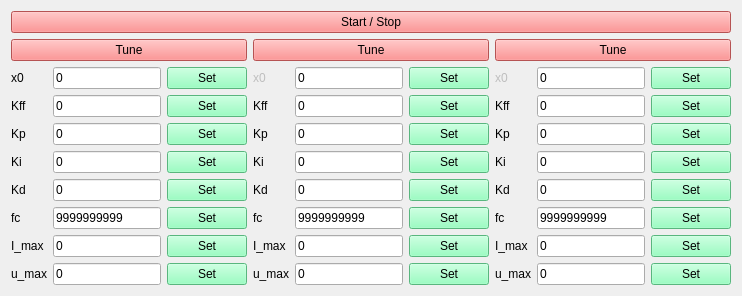
                  <widget class="QWidget" name="tab_method_3">
                   <attribute name="title">
                    <string>Method-3</string>
                   </attribute>
                   <layout class="QGridLayout" name="gridLayout_29">
                    <item row="0" column="0">
                     <widget class="QPushButton" name="button_start_stop_position_control_3">
                      <property name="styleSheet">
                       <string notr="true">background-color: rgb(255, 116, 116);</string>
                      </property>
                      <property name="text">
                       <string>Start / Stop</string>
                      </property>
                     </widget>
                    </item>
                    <item row="1" column="0">
                     <layout class="QGridLayout" name="gridLayout_28">
                      <item row="0" column="0">
                       <widget class="QPushButton" name="button_tune_position_control_m3_1">
                        <property name="styleSheet">
                         <string notr="true">background-color: rgb(255, 116, 116);</string>
                        </property>
                        <property name="text">
                         <string>Tune</string>
                        </property>
                       </widget>
                      </item>
                      <item row="0" column="1">
                       <widget class="QPushButton" name="button_tune_position_control_m3_2">
                        <property name="styleSheet">
                         <string notr="true">background-color: rgb(255, 116, 116);</string>
                        </property>
                        <property name="text">
                         <string>Tune</string>
                        </property>
                       </widget>
                      </item>
                      <item row="0" column="2">
                       <widget class="QPushButton" name="button_tune_position_control_m3_3">
                        <property name="styleSheet">
                         <string notr="true">background-color: rgb(255, 116, 116);</string>
                        </property>
                        <property name="text">
                         <string>Tune</string>
                        </property>
                       </widget>
                      </item>
                     </layout>
                    </item>
                    <item row="2" column="0">
                     <layout class="QGridLayout" name="gridLayout_27">
                      <item row="0" column="0">
                       <layout class="QGridLayout" name="gridLayout_17">
                        <item row="0" column="2">
                         <widget class="QPushButton" name="button_set_x01_pos_m3">
                          <property name="styleSheet">
                           <string notr="true">background-color: rgb(125, 255, 177);</string>
                          </property>
                          <property name="text">
                           <string>Set</string>
                          </property>
                         </widget>
                        </item>
                        <item row="6" column="1">
                         <widget class="QLineEdit" name="line_edit_i_max1_pos_m3">
                          <property name="text">
                           <string>0</string>
                          </property>
                         </widget>
                        </item>
                        <item row="2" column="0">
                         <widget class="QLabel" name="label_74">
                          <property name="text">
                           <string>Kp</string>
                          </property>
                         </widget>
                        </item>
                        <item row="5" column="1">
                         <widget class="QLineEdit" name="line_edit_fc1_pos_m3">
                          <property name="text">
                           <string>9999999999</string>
                          </property>
                         </widget>
                        </item>
                        <item row="6" column="2">
                         <widget class="QPushButton" name="button_set_i_max1_pos_m3">
                          <property name="styleSheet">
                           <string notr="true">background-color: rgb(125, 255, 177);</string>
                          </property>
                          <property name="text">
                           <string>Set</string>
                          </property>
                         </widget>
                        </item>
                        <item row="1" column="2">
                         <widget class="QPushButton" name="button_set_kff1_pos_m3">
                          <property name="styleSheet">
                           <string notr="true">background-color: rgb(125, 255, 177);</string>
                          </property>
                          <property name="text">
                           <string>Set</string>
                          </property>
                         </widget>
                        </item>
                        <item row="7" column="2">
                         <widget class="QPushButton" name="button_set_u_max1_pos_m3">
                          <property name="styleSheet">
                           <string notr="true">background-color: rgb(125, 255, 177);</string>
                          </property>
                          <property name="text">
                           <string>Set</string>
                          </property>
                         </widget>
                        </item>
                        <item row="2" column="1">
                         <widget class="QLineEdit" name="line_edit_kp1_pos_m3">
                          <property name="text">
                           <string>0</string>
                          </property>
                         </widget>
                        </item>
                        <item row="6" column="0">
                         <widget class="QLabel" name="label_75">
                          <property name="text">
                           <string>I_max</string>
                          </property>
                         </widget>
                        </item>
                        <item row="5" column="0">
                         <widget class="QLabel" name="label_76">
                          <property name="text">
                           <string>fc</string>
                          </property>
                         </widget>
                        </item>
                        <item row="7" column="1">
                         <widget class="QLineEdit" name="line_edit_u_max1_pos_m3">
                          <property name="text">
                           <string>0</string>
                          </property>
                         </widget>
                        </item>
                        <item row="3" column="1">
                         <widget class="QLineEdit" name="line_edit_ki1_pos_m3">
                          <property name="text">
                           <string>0</string>
                          </property>
                         </widget>
                        </item>
                        <item row="2" column="2">
                         <widget class="QPushButton" name="button_set_kp1_pos_m3">
                          <property name="styleSheet">
                           <string notr="true">background-color: rgb(125, 255, 177);</string>
                          </property>
                          <property name="text">
                           <string>Set</string>
                          </property>
                         </widget>
                        </item>
                        <item row="0" column="0">
                         <widget class="QLabel" name="label_77">
                          <property name="text">
                           <string>x0</string>
                          </property>
                         </widget>
                        </item>
                        <item row="3" column="0">
                         <widget class="QLabel" name="label_78">
                          <property name="text">
                           <string>Ki</string>
                          </property>
                         </widget>
                        </item>
                        <item row="4" column="0">
                         <widget class="QLabel" name="label_79">
                          <property name="text">
                           <string>Kd</string>
                          </property>
                         </widget>
                        </item>
                        <item row="7" column="0">
                         <widget class="QLabel" name="label_80">
                          <property name="text">
                           <string>u_max</string>
                          </property>
                         </widget>
                        </item>
                        <item row="5" column="2">
                         <widget class="QPushButton" name="button_set_fc1_pos_m3">
                          <property name="styleSheet">
                           <string notr="true">background-color: rgb(125, 255, 177);</string>
                          </property>
                          <property name="text">
                           <string>Set</string>
                          </property>
                         </widget>
                        </item>
                        <item row="3" column="2">
                         <widget class="QPushButton" name="button_set_ki1_pos_m3">
                          <property name="styleSheet">
                           <string notr="true">background-color: rgb(125, 255, 177);</string>
                          </property>
                          <property name="text">
                           <string>Set</string>
                          </property>
                         </widget>
                        </item>
                        <item row="1" column="0">
                         <widget class="QLabel" name="label_81">
                          <property name="text">
                           <string>Kff</string>
                          </property>
                         </widget>
                        </item>
                        <item row="4" column="2">
                         <widget class="QPushButton" name="button_set_kd1_pos_m3">
                          <property name="styleSheet">
                           <string notr="true">background-color: rgb(125, 255, 177);</string>
                          </property>
                          <property name="text">
                           <string>Set</string>
                          </property>
                         </widget>
                        </item>
                        <item row="1" column="1">
                         <widget class="QLineEdit" name="line_edit_kff1_pos_m3">
                          <property name="text">
                           <string>0</string>
                          </property>
                         </widget>
                        </item>
                        <item row="0" column="1">
                         <widget class="QLineEdit" name="line_edit_x01_pos_m3">
                          <property name="text">
                           <string>0</string>
                          </property>
                         </widget>
                        </item>
                        <item row="4" column="1">
                         <widget class="QLineEdit" name="line_edit_kd1_pos_m3">
                          <property name="text">
                           <string>0</string>
                          </property>
                         </widget>
                        </item>
                       </layout>
                      </item>
                      <item row="0" column="1">
                       <layout class="QGridLayout" name="gridLayout_16">
                        <item row="0" column="2">
                         <widget class="QPushButton" name="button_set_x02_pos_m3">
                          <property name="enabled">
                           <bool>true</bool>
                          </property>
                          <property name="styleSheet">
                           <string notr="true">background-color: rgb(125, 255, 177);</string>
                          </property>
                          <property name="text">
                           <string>Set</string>
                          </property>
                         </widget>
                        </item>
                        <item row="6" column="1">
                         <widget class="QLineEdit" name="line_edit_i_max2_pos_m3">
                          <property name="text">
                           <string>0</string>
                          </property>
                         </widget>
                        </item>
                        <item row="2" column="0">
                         <widget class="QLabel" name="label_66">
                          <property name="text">
                           <string>Kp</string>
                          </property>
                         </widget>
                        </item>
                        <item row="5" column="1">
                         <widget class="QLineEdit" name="line_edit_fc2_pos_m3">
                          <property name="text">
                           <string>9999999999</string>
                          </property>
                         </widget>
                        </item>
                        <item row="6" column="2">
                         <widget class="QPushButton" name="button_set_i_max2_pos_m3">
                          <property name="styleSheet">
                           <string notr="true">background-color: rgb(125, 255, 177);</string>
                          </property>
                          <property name="text">
                           <string>Set</string>
                          </property>
                         </widget>
                        </item>
                        <item row="1" column="2">
                         <widget class="QPushButton" name="button_set_kff2_pos_m3">
                          <property name="styleSheet">
                           <string notr="true">background-color: rgb(125, 255, 177);</string>
                          </property>
                          <property name="text">
                           <string>Set</string>
                          </property>
                         </widget>
                        </item>
                        <item row="7" column="2">
                         <widget class="QPushButton" name="button_set_u_max2_pos_m3">
                          <property name="styleSheet">
                           <string notr="true">background-color: rgb(125, 255, 177);</string>
                          </property>
                          <property name="text">
                           <string>Set</string>
                          </property>
                         </widget>
                        </item>
                        <item row="2" column="1">
                         <widget class="QLineEdit" name="line_edit_kp2_pos_m3">
                          <property name="text">
                           <string>0</string>
                          </property>
                         </widget>
                        </item>
                        <item row="6" column="0">
                         <widget class="QLabel" name="label_67">
                          <property name="text">
                           <string>I_max</string>
                          </property>
                         </widget>
                        </item>
                        <item row="5" column="0">
                         <widget class="QLabel" name="label_68">
                          <property name="text">
                           <string>fc</string>
                          </property>
                         </widget>
                        </item>
                        <item row="7" column="1">
                         <widget class="QLineEdit" name="line_edit_u_max2_pos_m3">
                          <property name="text">
                           <string>0</string>
                          </property>
                         </widget>
                        </item>
                        <item row="3" column="1">
                         <widget class="QLineEdit" name="line_edit_ki2_pos_m3">
                          <property name="text">
                           <string>0</string>
                          </property>
                         </widget>
                        </item>
                        <item row="2" column="2">
                         <widget class="QPushButton" name="button_set_kp2_pos_m3">
                          <property name="styleSheet">
                           <string notr="true">background-color: rgb(125, 255, 177);</string>
                          </property>
                          <property name="text">
                           <string>Set</string>
                          </property>
                         </widget>
                        </item>
                        <item row="0" column="0">
                         <widget class="QLabel" name="label_69">
                          <property name="enabled">
                           <bool>false</bool>
                          </property>
                          <property name="text">
                           <string>x0</string>
                          </property>
                         </widget>
                        </item>
                        <item row="3" column="0">
                         <widget class="QLabel" name="label_70">
                          <property name="text">
                           <string>Ki</string>
                          </property>
                         </widget>
                        </item>
                        <item row="4" column="0">
                         <widget class="QLabel" name="label_71">
                          <property name="text">
                           <string>Kd</string>
                          </property>
                         </widget>
                        </item>
                        <item row="7" column="0">
                         <widget class="QLabel" name="label_72">
                          <property name="text">
                           <string>u_max</string>
                          </property>
                         </widget>
                        </item>
                        <item row="5" column="2">
                         <widget class="QPushButton" name="button_set_fc2_pos_m3">
                          <property name="styleSheet">
                           <string notr="true">background-color: rgb(125, 255, 177);</string>
                          </property>
                          <property name="text">
                           <string>Set</string>
                          </property>
                         </widget>
                        </item>
                        <item row="3" column="2">
                         <widget class="QPushButton" name="button_set_ki2_pos_m3">
                          <property name="styleSheet">
                           <string notr="true">background-color: rgb(125, 255, 177);</string>
                          </property>
                          <property name="text">
                           <string>Set</string>
                          </property>
                         </widget>
                        </item>
                        <item row="1" column="0">
                         <widget class="QLabel" name="label_73">
                          <property name="text">
                           <string>Kff</string>
                          </property>
                         </widget>
                        </item>
                        <item row="4" column="2">
                         <widget class="QPushButton" name="button_set_kd2_pos_m3">
                          <property name="styleSheet">
                           <string notr="true">background-color: rgb(125, 255, 177);</string>
                          </property>
                          <property name="text">
                           <string>Set</string>
                          </property>
                         </widget>
                        </item>
                        <item row="1" column="1">
                         <widget class="QLineEdit" name="line_edit_kff2_pos_m3">
                          <property name="text">
                           <string>0</string>
                          </property>
                         </widget>
                        </item>
                        <item row="0" column="1">
                         <widget class="QLineEdit" name="line_edit_x02_pos_m3">
                          <property name="enabled">
                           <bool>true</bool>
                          </property>
                          <property name="text">
                           <string>0</string>
                          </property>
                         </widget>
                        </item>
                        <item row="4" column="1">
                         <widget class="QLineEdit" name="line_edit_kd2_pos_m3">
                          <property name="text">
                           <string>0</string>
                          </property>
                         </widget>
                        </item>
                       </layout>
                      </item>
                      <item row="0" column="2">
                       <layout class="QGridLayout" name="gridLayout_18">
                        <item row="0" column="2">
                         <widget class="QPushButton" name="button_set_x03_pos_m3">
                          <property name="enabled">
                           <bool>true</bool>
                          </property>
                          <property name="styleSheet">
                           <string notr="true">background-color: rgb(125, 255, 177);</string>
                          </property>
                          <property name="text">
                           <string>Set</string>
                          </property>
                         </widget>
                        </item>
                        <item row="6" column="1">
                         <widget class="QLineEdit" name="line_edit_i_max3_pos_m3">
                          <property name="text">
                           <string>0</string>
                          </property>
                         </widget>
                        </item>
                        <item row="2" column="0">
                         <widget class="QLabel" name="label_82">
                          <property name="text">
                           <string>Kp</string>
                          </property>
                         </widget>
                        </item>
                        <item row="5" column="1">
                         <widget class="QLineEdit" name="line_edit_fc3_pos_m3">
                          <property name="text">
                           <string>9999999999</string>
                          </property>
                         </widget>
                        </item>
                        <item row="6" column="2">
                         <widget class="QPushButton" name="button_set_i_max3_pos_m3">
                          <property name="styleSheet">
                           <string notr="true">background-color: rgb(125, 255, 177);</string>
                          </property>
                          <property name="text">
                           <string>Set</string>
                          </property>
                         </widget>
                        </item>
                        <item row="1" column="2">
                         <widget class="QPushButton" name="button_set_kff3_pos_m3">
                          <property name="styleSheet">
                           <string notr="true">background-color: rgb(125, 255, 177);</string>
                          </property>
                          <property name="text">
                           <string>Set</string>
                          </property>
                         </widget>
                        </item>
                        <item row="7" column="2">
                         <widget class="QPushButton" name="button_set_u_max3_pos_m3">
                          <property name="styleSheet">
                           <string notr="true">background-color: rgb(125, 255, 177);</string>
                          </property>
                          <property name="text">
                           <string>Set</string>
                          </property>
                         </widget>
                        </item>
                        <item row="2" column="1">
                         <widget class="QLineEdit" name="line_edit_kp3_pos_m3">
                          <property name="text">
                           <string>0</string>
                          </property>
                         </widget>
                        </item>
                        <item row="6" column="0">
                         <widget class="QLabel" name="label_83">
                          <property name="text">
                           <string>I_max</string>
                          </property>
                         </widget>
                        </item>
                        <item row="5" column="0">
                         <widget class="QLabel" name="label_84">
                          <property name="text">
                           <string>fc</string>
                          </property>
                         </widget>
                        </item>
                        <item row="7" column="1">
                         <widget class="QLineEdit" name="line_edit_u_max3_pos_m3">
                          <property name="text">
                           <string>0</string>
                          </property>
                         </widget>
                        </item>
                        <item row="3" column="1">
                         <widget class="QLineEdit" name="line_edit_ki3_pos_m3">
                          <property name="text">
                           <string>0</string>
                          </property>
                         </widget>
                        </item>
                        <item row="2" column="2">
                         <widget class="QPushButton" name="button_set_kp3_pos_m3">
                          <property name="styleSheet">
                           <string notr="true">background-color: rgb(125, 255, 177);</string>
                          </property>
                          <property name="text">
                           <string>Set</string>
                          </property>
                         </widget>
                        </item>
                        <item row="0" column="0">
                         <widget class="QLabel" name="label_85">
                          <property name="enabled">
                           <bool>false</bool>
                          </property>
                          <property name="text">
                           <string>x0</string>
                          </property>
                         </widget>
                        </item>
                        <item row="3" column="0">
                         <widget class="QLabel" name="label_86">
                          <property name="text">
                           <string>Ki</string>
                          </property>
                         </widget>
                        </item>
                        <item row="4" column="0">
                         <widget class="QLabel" name="label_87">
                          <property name="text">
                           <string>Kd</string>
                          </property>
                         </widget>
                        </item>
                        <item row="7" column="0">
                         <widget class="QLabel" name="label_88">
                          <property name="text">
                           <string>u_max</string>
                          </property>
                         </widget>
                        </item>
                        <item row="5" column="2">
                         <widget class="QPushButton" name="button_set_fc3_pos_m3">
                          <property name="styleSheet">
                           <string notr="true">background-color: rgb(125, 255, 177);</string>
                          </property>
                          <property name="text">
                           <string>Set</string>
                          </property>
                         </widget>
                        </item>
                        <item row="3" column="2">
                         <widget class="QPushButton" name="button_set_ki3_pos_m3">
                          <property name="styleSheet">
                           <string notr="true">background-color: rgb(125, 255, 177);</string>
                          </property>
                          <property name="text">
                           <string>Set</string>
                          </property>
                         </widget>
                        </item>
                        <item row="1" column="0">
                         <widget class="QLabel" name="label_89">
                          <property name="text">
                           <string>Kff</string>
                          </property>
                         </widget>
                        </item>
                        <item row="4" column="2">
                         <widget class="QPushButton" name="button_set_kd3_pos_m3">
                          <property name="styleSheet">
                           <string notr="true">background-color: rgb(125, 255, 177);</string>
                          </property>
                          <property name="text">
                           <string>Set</string>
                          </property>
                         </widget>
                        </item>
                        <item row="1" column="1">
                         <widget class="QLineEdit" name="line_edit_kff3_pos_m3">
                          <property name="text">
                           <string>0</string>
                          </property>
                         </widget>
                        </item>
                        <item row="0" column="1">
                         <widget class="QLineEdit" name="line_edit_x03_pos_m3">
                          <property name="enabled">
                           <bool>true</bool>
                          </property>
                          <property name="text">
                           <string>0</string>
                          </property>
                         </widget>
                        </item>
                        <item row="4" column="1">
                         <widget class="QLineEdit" name="line_edit_kd3_pos_m3">
                          <property name="text">
                           <string>0</string>
                          </property>
                         </widget>
                        </item>
                       </layout>
                      </item>
                     </layout>
                    </item>
                   </layout>
                  </widget>
